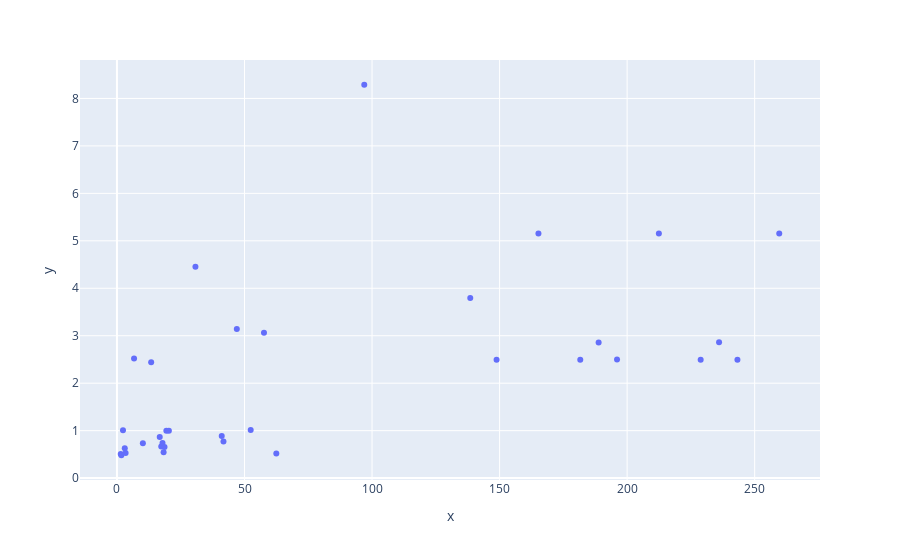

The notebook cell saved with this chart:
### Code cell
freq_ivs_all_dia=freq_ivs_og[0:40]

dia_para_microhertz=1000000/(3600*24)

erro_freq=np.append(resultado_pw_only_combination['e_freq'],resultado_pw_no_combination['e_freq'])
erro_freq=dia_para_microhertz*np.argsort(freq_ivs_all_dia)
# freq_ivs_all_dia=np.sort(freq_ivs_all_dia[freq_ivs_all_dia<50])

freq_ivs_all=dia_para_microhertz*np.sort(freq_ivs_all_dia)

delta_k_nu_freq_ivs_all=np.zeros(len(freq_ivs_all)-1)
kmedio_freq_ivs_all=np.zeros(len(freq_ivs_all)-1)
indice=np.zeros(len(freq_ivs_all)-1)
for i in range(1, len(freq_ivs_all)):
    indice[i-1]=i-1
    delta_k_nu_freq_ivs_all[i-1]=freq_ivs_all[i]-freq_ivs_all[i-1]
    kmedio_freq_ivs_all[i-1]=(freq_ivs_all[i]+freq_ivs_all[i-1])/2.0
sqr_delta_k_all=np.sqrt(delta_k_nu_freq_ivs_all)


b=-0.56
a=0.088
x_est = np.linspace(0,25,100)
y_est = a*x_est+b
fig = px.scatter(x=kmedio_freq_ivs_all, y=sqr_delta_k_all,hover_data=[indice])
# fig.update_xaxes(range=[5,25])
# fig.update_yaxes(range=[-0.2, 1.4])
fig.show()

### Figure 1 — Plotly figure (JSON) as saved in the notebook; plotly's stock layout.template omitted (floating-point values rounded to 4 significant figures)
{"data": [{"customdata": [[0], [1], [2], [3], [4], [5], [6], [7], [8], [9], [10], [11], [12], [13], [14], [15], [16], [17], [18], [19], [20], [21], [22], [23], [24], [25], [26], [27], [28], [29], [30], [31], [32], [33]], "hovertemplate": "x=%{x}<br>y=%{y}<br>hover_data_0=%{customdata[0]}<extra></extra>", "legendgroup": "", "marker": {"color": "#636efa", "symbol": "circle"}, "mode": "markers", "name": "", "orientation": "v", "showlegend": false, "type": "scatter", "x": [1.489, 1.735, 2.359, 3.063, 3.398, 6.713, 10.16, 13.41, 16.77, 17.37, 17.86, 18.29, 18.65, 19.36, 20.36, 30.77, 41.07, 41.76, 46.99, 52.43, 57.64, 62.47, 96.95, 138.5, 148.8, 165.2, 181.6, 188.8, 196.0, 212.4, 228.8, 236.0, 243.2, 259.6], "xaxis": "x", "y": [0.5103, 0.4818, 1.007, 0.627, 0.5275, 2.52, 0.7332, 2.443, 0.867, 0.6671, 0.7406, 0.5474, 0.6564, 0.9957, 0.9965, 4.453, 0.8851, 0.7692, 3.14, 1.013, 3.064, 0.5168, 8.288, 3.796, 2.496, 5.155, 2.495, 2.858, 2.5, 5.153, 2.496, 2.861, 2.493, 5.155], "yaxis": "y"}], "layout": {"legend": {"tracegroupgap": 0}, "margin": {"t": 60}, "xaxis": {"anchor": "y", "domain": [0, 1], "title": {"text": "x"}}, "yaxis": {"anchor": "x", "domain": [0, 1], "title": {"text": "y"}}}}
